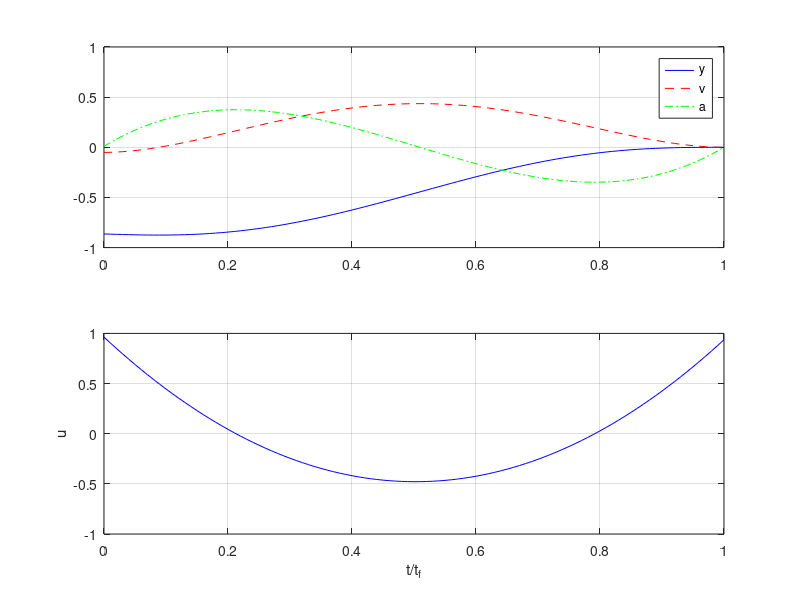

This figure's MATLAB source:
% Script p5_2_08c.m; triple integrator plant - analytic solution;
% s=[y v a]';                                          5/98, 3/31/02
%
tf=3.915; T=tf; N=100; sa=1e2; sv=sa; sy=sa; 
M=[-T^3/6-T^2/(2*sa) -T^4/24+T/sv -T^5/60-2/sy; ...
   T^2/2+T/sa T^3/6-1/sv T^4/12; -T-1/sa -T^2/2 -T^3/3];
n=[-1 0 0]'; Ai=M\n; t=tf*[0:1/N:1]; un=ones(1,N+1); T=tf*un-t; 
u=Ai'*[un; T; T.^2]; a=Ai'*[-T; -T.^2/2; -T.^3/3]; t=t/tf;
v=Ai'*[T.^2/2; T.^3/6; T.^4/12]; y=Ai'*[-T.^3/6; -T.^4/24; -T.^5/60]; 
%
figure(1); clf; subplot(211), plot(t,y,'b',t,v,'r--',t,a,'g-.'); 
grid; legend('y','v','a')   
subplot(212); plot(t,u,'b'); grid; ylabel('u'); xlabel('t/t_f')
